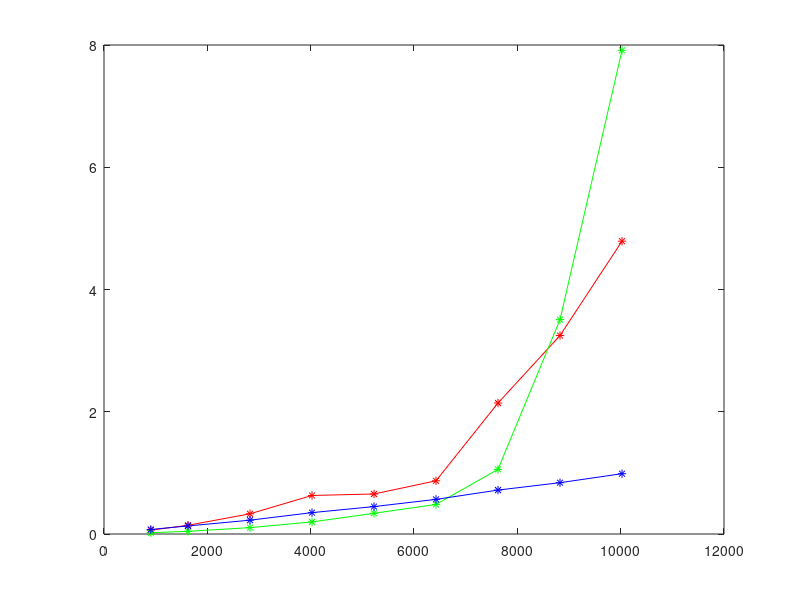

Write MATLAB code to recreate this figure.
i=0;
i=i+1;load(i) =...
   39.2700;
dc(i) =...
   20.3300;
dsp(i) =...
   26.9100;
dof(i) =...
        5226;
     
     i=i+1;load(i) =...
   37.8400;
dc(i) =...
   11.8700;
dsp(i) =...
   20.9800;
dof(i) =...
        4026;
 
 
 i=i+1;load(i) =...
   19.8300;
dc(i) =...
    6.2600;
dsp(i) =...
   13.5700;
dof(i) =...
        2826;
 
 
 i=i+1;load(i) =...
    8.5700;
dc(i) =...
    2.6400;
dsp(i) =...
    7.9100;
dof(i) =...
        1626;
 
 
 i=i+1;load(i) =...
    3.7900;
dc(i) =...
    1.2600;
dsp(i) =...
    4.4500;
dof(i) =...
906

i=i+1;load(i) =...
   52.2300;
dc(i) =...
    29
dsp(i) =...
    34
dof(i) =...
        6426;
     
     i=i+1;load(i) =...
  128.5800;
dc(i) =...
   63.4400;
dsp(i) =...
   43.1200;
dof(i) =...
7626;

i=i+1;load(i) =...
  194.8200;
dc(i) =...
  210.4700;
dsp(i) =...
   50.3700;
dof(i) =...
8826;

i=i+1;load(i) =...
  287.4200;
dc(i) =...
  474.7800;
dsp(i) =...
   59.2100;
dof(i) =...
10026;

DOF=dof;
ldof=length(dof);
DOF=sort(dof);
for j = 1 : ldof
   k(j) = find(DOF(j)==dof);
end
clf;
plot(dof(k),load(k)/60,'r',dof(k),dc(k)/60,'g',dof(k),dsp(k)/60,'b')
hold on;
plot(dof(k),load(k)/60,'*r',dof(k),dc(k)/60,'*g',dof(k),dsp(k)/60,'*b')
hold off;
%plot(dof(k),load(k),'r')
